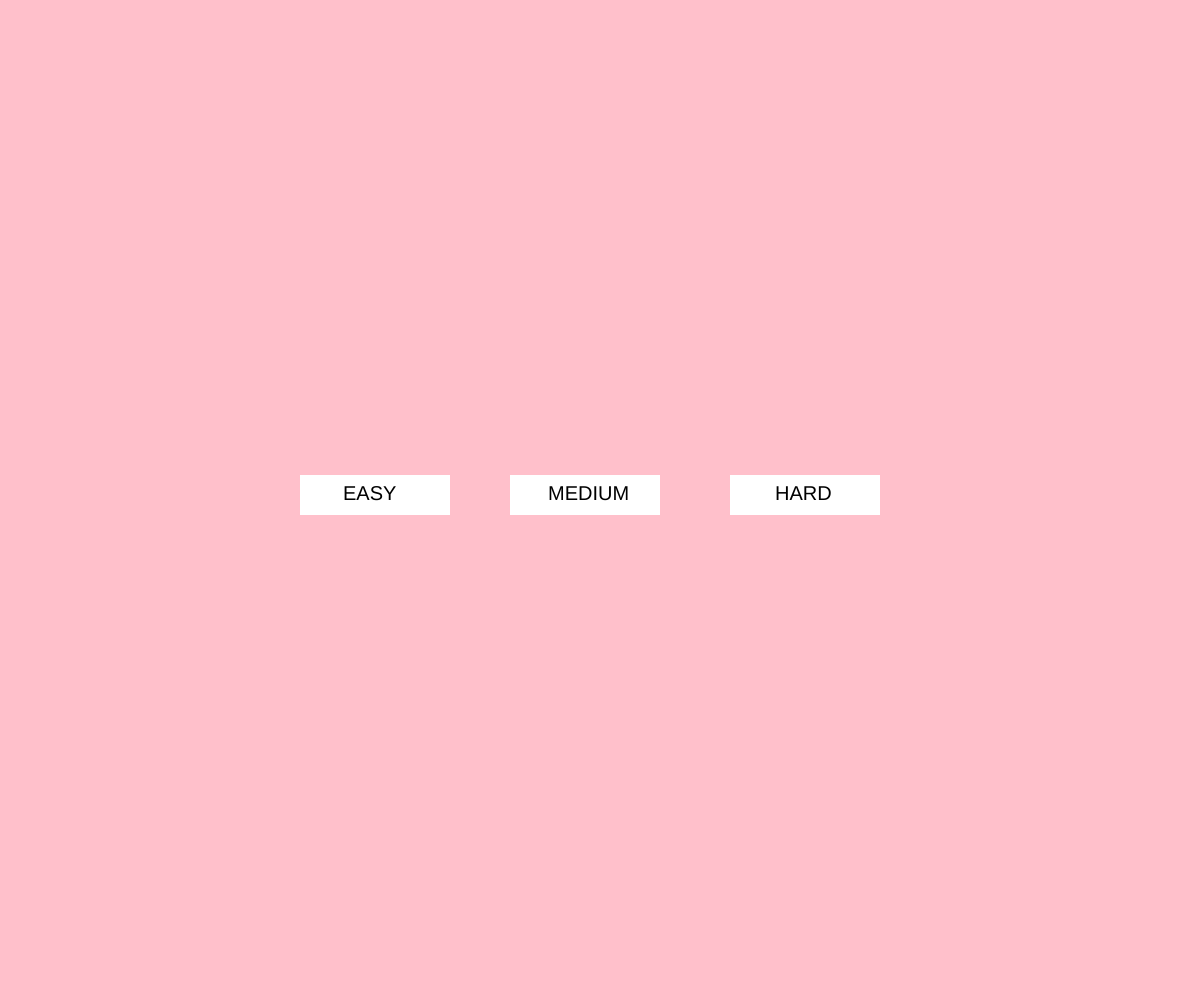
Frame 1 (no input)
Frame 60 (no input): identical to frame 1, image omitted
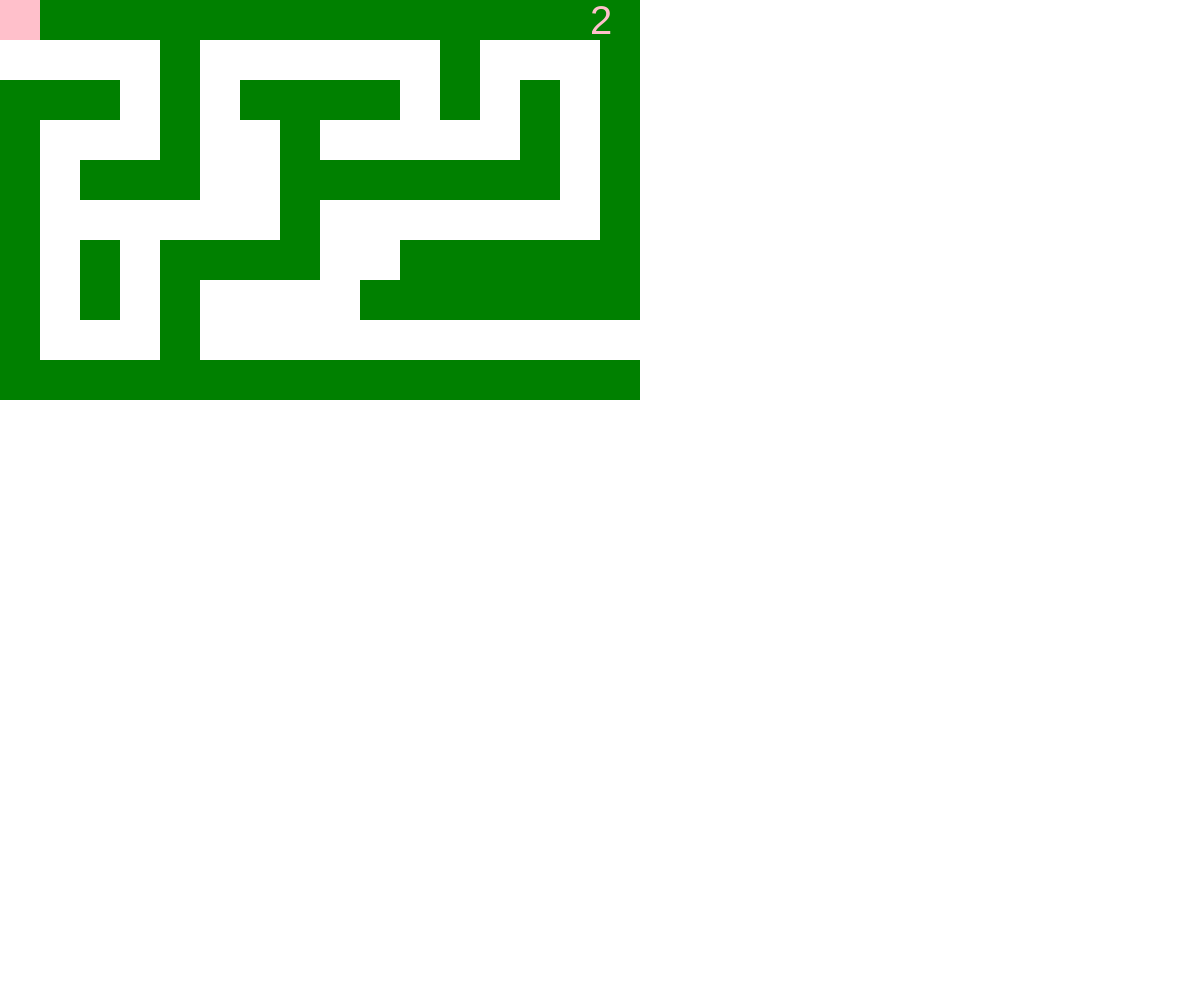
Frame 120 (the mouse pressed at the canvas centre since frame 60)

The p5.js sketch that drew these frames (run headless with seeded random() and noise() and a simulated clock; from frame 60 on, the mouse is pressed at the canvas centre):

// p5.js sketch
// ── sketch.js
// fix millis donneee
// add music for the extra thing
// make text pretty
//syntax fix
//make things clear
//(640, 400) is the maze size
const maze = [
  [0, 1, 1, 1, 1, 1, 1, 1, 1, 1, 1, 1, 1, 1, 1, 1],
  [0, 0, 0, 0, 1, 0, 0, 0, 0, 0, 0, 1, 0, 0, 0, 1],
  [1, 1, 1, 0, 1, 0, 1, 1, 1, 1, 0, 1, 0, 1, 0, 1],
  [1, 0, 0, 0, 1, 0, 0, 1, 0, 0, 0, 0, 0, 1, 0, 1],
  [1, 0, 1, 1, 1, 0, 0, 1, 1, 1, 1, 1, 1, 1, 0, 1],
  [1, 0, 0, 0, 0, 0, 0, 1, 0, 0, 0, 0, 0, 0, 0, 1],
  [1, 0, 1, 0, 1, 1, 1, 1, 0, 0, 1, 1, 1, 1, 1, 1],
  [1, 0, 1, 0, 1, 0, 0, 0, 0, 1, 1, 1, 1, 1, 1, 1],
  [1, 0, 0, 0, 1, 0, 0, 0, 0, 0, 0, 0, 0, 0, 0, 0],
  [1, 1, 1, 1, 1, 1, 1, 1, 1, 1, 1, 1, 1, 1, 1, 1],
];

const player = {
  x: 0,
  y: 0,
};
let starttime;
let millisecond;
let gametime;
let state = "before"; // sets state to before
let l = 150; // text boxes width
let h = 40; // text boxes height

function setup() {
  createCanvas(windowWidth, windowHeight);
  
  if (state === "before"){
    starttime = int(millis()/ 1000);
  }
}

function draw() {
  noStroke();
  changeState();
  if (state === "before") {
    startScreenDisplay();
    starttime = int(millis()/ 1000);
  }
  else if(state === "easy"){
    drawMaze();
    drawPlayer();
    easy();
  }
  else if(state === "medium"){
    drawMaze();
    drawPlayer();
    medium();
  }
  else if(state === "hard" ){
    drawMaze();
    drawPlayer();
    hard();
  }
  else if (state === "win") {
    win();
  }
  else if(state === "loose"){
    loose();
  }
}

function drawMaze() {
  background("white");
  for (let i = 0; i < maze.length; i++) {
    for (let j = 0; j < maze[i].length; j++) {
      if (maze[i][j] === 1) {
        fill("green"); // wall
      }
      else {
        fill(255); // Open space
      }
      rect(j * 40, i * 40, 40);
    }
  }
}

function drawPlayer() {
  fill("pink");
  rect(player.x * 40, player.y * 40, 40, 40); // draw player 
}

function keyPressed() {
  if (keyCode === UP_ARROW && maze[player.y - 1][player.x] === 0) { // move player up
    player.y -= 1;
  }
  else if (keyCode === DOWN_ARROW && maze[player.y + 1][player.x] === 0) { //move player down
    player.y += 1;
  }
  else if (keyCode === LEFT_ARROW && maze[player.y][player.x - 1] === 0) { //move player left
    player.x -= 1;
  }
  else if (keyCode === RIGHT_ARROW && maze[player.y][player.x + 1] === 0) { // move player right
    player.x += 1;
  }
}

function startScreenDisplay() {
  background("pink");
  textSize(20);
  rect(width/2 - 300 , height/2  - 25,  l, h);
  text("EASY", width / 2 - 257, height / 2); // draw easy button

  rect(width / 2 - 90, height / 2 - 25, l, h);
  text("MEDIUM", width / 2 - 52, height / 2); // draw medium button

  rect(width/2 + 130 , height/2 -25,  l, h);
  text("HARD", width / 2 + 175, height / 2); // draw hard button
}

function easy(){
  millisecond = int(millis()/ 1000)
  if (millisecond > 0){
    millisecond = millisecond - starttime;
  }
  textSize(40);
  text(millisecond, 590, 34); // draw timer
  if(millisecond >= 25){
    state = "loose"; // set time diffulity 
  }
}

function medium(){
  millisecond = int(millis()/ 1000)
  if (millisecond > 0){
    millisecond = millisecond - starttime;
  }
  textSize(40);
  text(millisecond, 590, 34);
  if(millisecond >= 15){
    state = "loose";
  }
}

function hard(){
  millisecond = int(millis()/ 1000)
  if (millisecond > 0){
    millisecond = millisecond - starttime;
  }
  textSize(40);
  text(millisecond, 590, 34);
  if(millisecond >= 10){
    state = "loose";
  }
}

function changeState() {
  if (player.y * 40 === 320 && player.x * 40 === 600) {
    state = "win";
  } // determines if the player is at the end and sets state to win
  
  if(state === "before" && mouseIsPressed &&  mouseY > height / 2 - 25 && mouseY < height / 2 + 15){
    if(mouseX > width/2 - 300 && mouseX < width/2 - 150){
      state = "easy"; // changes state to easy if the easy button is pressed
    }
    if (mouseX > width / 2 - 90 && mouseX < width / 2 + 60) {
      state = "medium"; // changes state to medium if the medium button is pressed
    }
    if(mouseX > width/2 + 130 && mouseX < width/2 + 280){
      state = "hard"; // changed state to hard if hard button is pressed
    }
  }
  if(state === "loose" && mouseIsPressed && mouseX > width/2 - 25 && mouseX < width/2 + 125 && mouseY > width/2 && mouseY < width/2 + 40 ){
    state = "before";
  }
}

function win() {
  background("white");
  fill("green");
  textSize(50);
  text("YOU WIN", windowWidth / 2 - 100, windowHeight / 2 - 50); // draws you win text in green and sets background to white
}


function loose(){
  background("white");
  fill("red");
  textSize(50);
  text("YOU LOOSE", windowWidth / 2 - 100, windowHeight / 2 - 50);
  fill("pink");
  rect(width/2 - 25, height/2, l, h);
  fill("white");
  textSize(30);
  text("retry", width/ 2, height/2 + 25);
}
